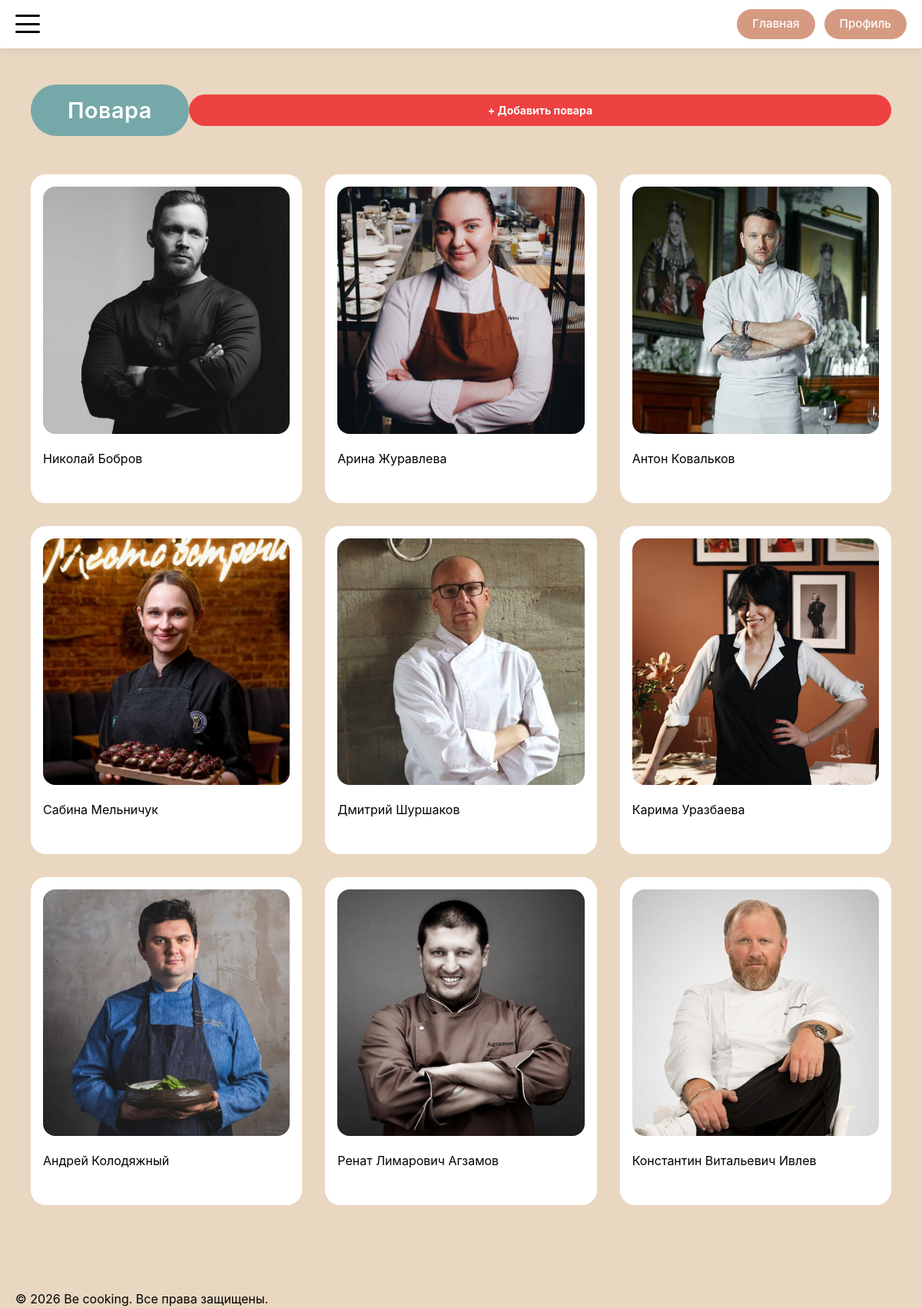
Page /chefs (signed in) on the committed database.
### models.py (models this page shows)
class Chef(db.Model):
    __tablename__ = 'chef'
    id = db.Column(db.Integer, primary_key=True)
    name = db.Column(db.String(70), nullable=False)
    description = db.Column(db.Text, nullable=False)
    image_url = db.Column(db.String(300))
    tags = db.Column(db.JSON)  # Хранит массив строк: ["итальянская", "французская"]
    created_at = db.Column(db.DateTime, default=datetime.utcnow)
    user_id = db.Column(db.Integer, db.ForeignKey('user.id'), nullable=False)
    ratings = db.relationship('ChefRating', backref='chef', lazy='dynamic', cascade='all, delete-orphan')

### routes/chef_routes.py (the view)
@app.route('/chefs')
def chefs():
    page = request.args.get('page', 1, type=int)
    category = request.args.get('category', type=str)
    per_page = 21
    query = Chef.query.order_by(Chef.created_at.desc())
    if category:
        query = query.filter(Chef.tags.contains(category.lower()))
    pagination = query.paginate(page=page, per_page=per_page, error_out=False)
    adapted_chefs = [adapt_chef_for_template(c) for c in pagination.items]
    return render_template(
        'chefs/chefs.html',
        chefs=adapted_chefs,
        current_page=page,
        has_next=pagination.has_next,
        current_category=category
    )

### app.py (called while the page is built)
@login_manager.user_loader
def load_user(user_id):
    return User.query.get(int(user_id))

@app.context_processor
def inject_enums():
    return dict(UserRoleEnum=UserRoleEnum)

### routes/chef_routes.py (called while the page is built)
def adapt_chef_for_template(chef):
    if chef:
        chef.photo_url = chef.image_url
        chef.bio = chef.description
        avg_rating = db.session.query(func.avg(ChefRating.rating)).filter(ChefRating.chef_id == chef.id).scalar()
        chef.average_rating = round(avg_rating, 1) if avg_rating else 0.0
        chef.average_rating_raw = avg_rating if avg_rating else 0.0  # Для JS с половинками
        chef.ratings_count = chef.ratings.count()
        chef.user_rating = None
        if current_user.is_authenticated:
            existing_rating = chef.ratings.filter_by(user_id=current_user.id).first()
            if existing_rating:
                chef.user_rating = existing_rating.rating
    return chef

### templates/chefs/chefs.html (shortened to what this page needs)
{% extends 'base/base.html' %}
{% block main_class %}gallery-main{% endblock %}
{% block container_class %}gallery-container{% endblock %}
{% block content %}
<div class="gallery-header-wrapper" style="display: flex; justify-content: space-between; align-items: center;">
    <h1 class="gallery-title">Повара</h1>
    {% if current_user.is_authenticated and current_user.role.name == 'ADMIN' %}
        <a href="{{ url_for('admin_add_chef') }}" class="chef-edit-submit-btn" style="text-decoration: none; padding: 10px 20px; font-size: 14px;">+ Добавить повара</a>
    {% endif %}
</div>
<div class="gallery-grid">
    {% for chef in chefs %}
        {% with
            title = chef.name,
            image_url = chef.photo_url,
            detail_endpoint = 'chef_profile',
            item_id = chef.id
        %}
            {% include 'components/_card.html' %}
        {% endwith %}
    {% else %}
        <p>Поваров пока нет, но скоро они появятся!</p>
    {% endfor %}
</div>
{% endblock %}

### templates/components/_card.html (shortened to what this page needs)
{% if detail_endpoint == 'recipe_detail' or  detail_endpoint == 'recipe_manage' %}
<div class="card">
    <a href="{{ url_for(detail_endpoint, recipe_id=item_id) }}"
       class="card-link">
        <div class="card-inner">
            <div class="card-image">
                <img src="{{ recipe.main_image_url if (recipe and recipe.main_image_url) else 'https://placehold.co/400x300' }}"
                     alt="{{ recipe.title if recipe else 'Рецепт' }}">
            </div>
            <div class="card-text">{{ recipe.title if recipe else 'Рецепт' }}</div>
        </div>
    </a>
</div>
{% else %}
<div class="card">
    <a href="{{ url_for(detail_endpoint, chef_id=item_id) }}"
       class="card-link">
        <div class="card-inner">
            <div class="card-image">
                <img src="{{ image_url if image_url else 'https://placehold.co/400x300' }}"
                     alt="{{ title }}">
            </div>
            <div class="card-text">{{ title }}</div>
        </div>
    </a>
</div>
{% endif %}

### rows in the picture
Chef: image_url (picture), name "Николай Бобров"
Chef: image_url (picture), name "Арина Журавлева"
Chef: image_url (picture), name "Антон Ковальков"
Chef: image_url (picture), name "Сабина Мельничук"
Chef: image_url (picture), name "Дмитрий Шуршаков"
Chef: image_url (picture), name "Карима Уразбаева"
Chef: image_url (picture), name "Андрей Колодяжный"
Chef: image_url (picture), name "Ренат Лимарович Агзамов"
Chef: image_url (picture), name "Константин Витальевич Ивлев"

### other values in the picture
{{ now.year if now else '2026' }} "2026"
